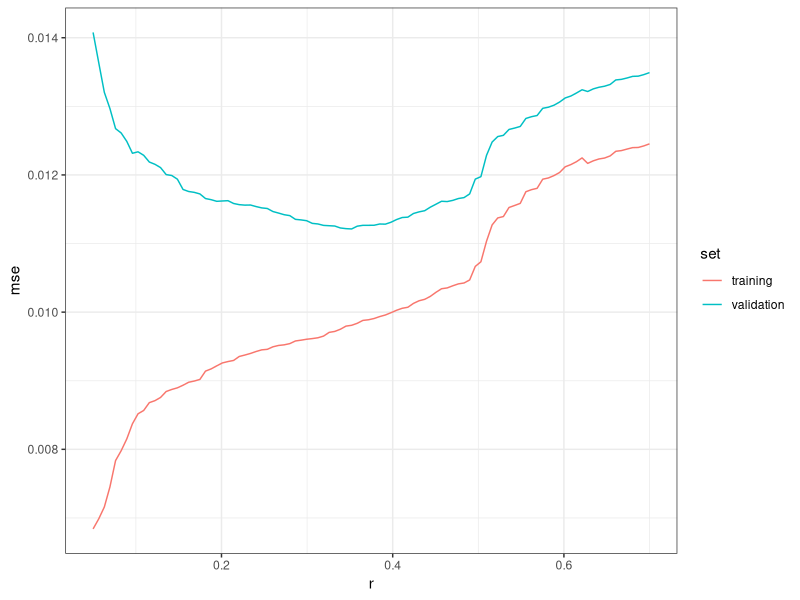
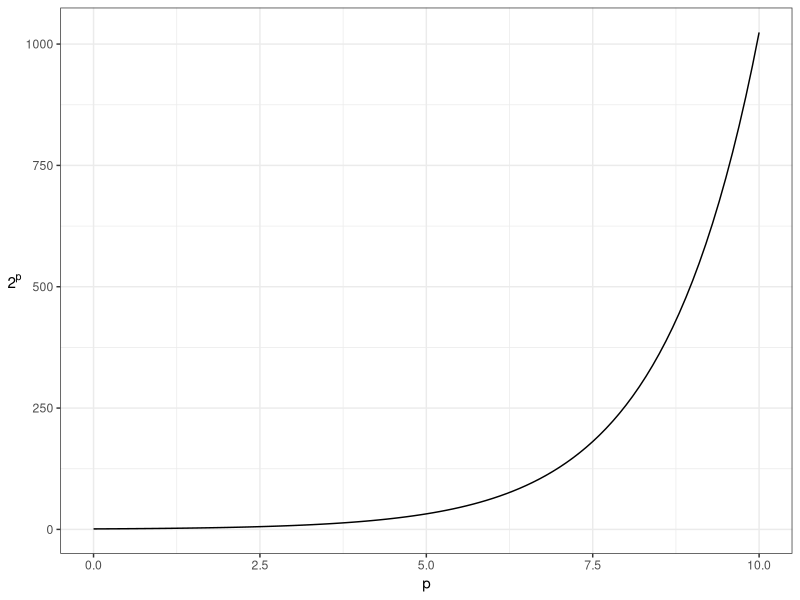

These figures' R source, in order:
## ---- chunk 1
suppressPackageStartupMessages(library(tidyverse))
suppressPackageStartupMessages(library(knitr))
opts_chunk$set(fig.width=5, fig.height=3, fig.align="center",
               warning=FALSE)
my_accent <- "#d95f02"
rotate_y <- theme(axis.title.y=element_text(angle=0, vjust=0.5))
## ---- chunk 2
set.seed(87)
n <- 200
dat <- tibble(x = c(rnorm(n/2), rnorm(n/2)+5)-3,
              y = sin(x^2/5)/x + rnorm(n)/10 + exp(1))
fit <- loess(y ~ x, data=dat, span=0.3)
yhat <- predict(fit)
mean((yhat - dat$y)^2)
## ---- chunk 3
n <- 1000
newdat <- tibble(x = c(rnorm(n/2), rnorm(n/2)+5)-3,
                 y = sin(x^2/5)/x + rnorm(n)/10 + exp(1))
yhat <- predict(fit, newdata = newdat)
mean((yhat - newdat$y)^2, na.rm = TRUE)
## ---- chunk 4
set.seed(87)
n <- 200
dat <- tibble(x = c(rnorm(n/2), rnorm(n/2)+5)-3,
              y = sin(x^2/5)/x + rnorm(n)/10 + exp(1))
fit <- loess(y ~ x, data=dat, span=0.1)
yhat <- predict(fit)
mean((yhat - dat$y)^2)
## ---- chunk 5
n <- 1000
newdat <- tibble(x = c(rnorm(n/2), rnorm(n/2)+5)-3,
                 y = sin(x^2/5)/x + rnorm(n)/10 + exp(1))
yhat <- predict(fit, newdata = newdat)
mean((yhat - newdat$y)^2, na.rm = TRUE)
## ---- chunk 6
set.seed(87)
n <- 200
dat <- tibble(x = c(rnorm(n/2), rnorm(n/2)+5)-3,
              y = sin(x^2/5)/x + rnorm(n)/10 + exp(1))
n <- 1000
newdat <- tibble(x = c(rnorm(n/2), rnorm(n/2)+5)-3,
                 y = sin(x^2/5)/x + rnorm(n)/10 + exp(1))
tibble(r = seq(0.05, 0.7, length.out=100)) %>% 
    group_by(r) %>% 
    do({
        this_r <- .$r
        fit <- loess(y ~ x, data=dat, span=this_r)
        yhat_tr  <- predict(fit)
        yhat_val <- predict(fit, newdata = newdat)
        data.frame(
            r = this_r,
            training = mean((yhat_tr - dat$y)^2),
            validation = mean((yhat_val - newdat$y)^2, na.rm = TRUE)
        )
    }) %>% 
    gather(key="set", value="mse", training, validation) %>% 
    ggplot(aes(r, mse)) +
    geom_line(aes(group=set, colour=set)) +
    theme_bw()
## ---- chunk 7
set.seed(38)
dat <- as.data.frame(matrix(rnorm(100*100), ncol=100))
names(dat)[1] <- "y"
fit <- lm(y~., data=dat)
mean((dat$y - predict(fit))^2)
## ---- chunk 8
ggplot(data.frame(p=c(0,10)), aes(p)) +
    stat_function(fun=function(x) 2^x) +
    theme_bw() +
    ylab(expression(2^p)) +
    theme(axis.title.y = element_text(angle=0, vjust=0.5))
